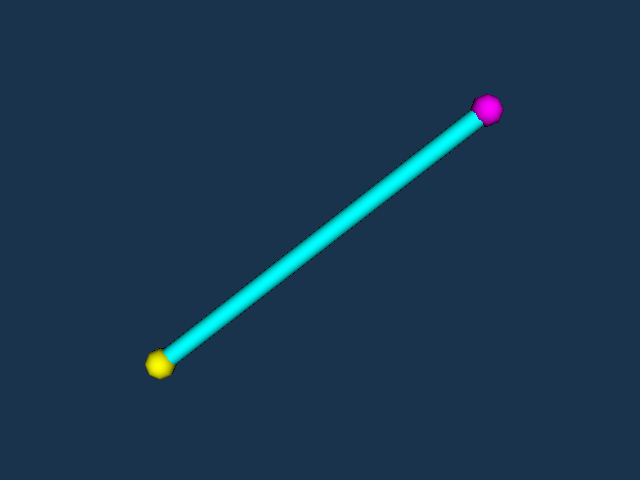

Reproduce this figure in Python.
#!/usr/bin/env python

# Orient a cylinder between two random points, marking each endpoint with a
# sphere.  The cylinder (whose height vector is +y by default) is rotated,
# scaled, and translated using a user matrix built from an orthonormal basis.

# Factory overrides: importing these modules registers the OpenGL rendering
# and interaction style implementations for vtkRenderingCore factory classes.
import vtkmodules.vtkInteractionStyle  # noqa: F401
import vtkmodules.vtkRenderingOpenGL2  # noqa: F401
# VTK pipeline classes used in this example
from vtkmodules.vtkCommonCore import (
    vtkMath,
    vtkMinimalStandardRandomSequence,
)
from vtkmodules.vtkCommonMath import vtkMatrix4x4
from vtkmodules.vtkCommonTransforms import vtkTransform
from vtkmodules.vtkFiltersSources import (
    vtkCylinderSource,
    vtkSphereSource,
)
from vtkmodules.vtkRenderingCore import (
    vtkActor,
    vtkPolyDataMapper,
    vtkRenderWindow,
    vtkRenderWindowInteractor,
    vtkRenderer,
)

# Colors (normalized RGB)
cyan_rgb = (0.0, 1.0, 1.0)
yellow_rgb = (1.0, 1.0, 0.0)
magenta_rgb = (1.0, 0.0, 1.0)
background_rgb = (0.102, 0.2, 0.302)

# Source: create a cylinder (height vector is +y, centered at origin)
cylinder_source = vtkCylinderSource()
cylinder_source.SetResolution(15)

# Generate a random start and end point (seeded for reproducibility)
start_point = [0.0] * 3
end_point = [0.0] * 3
rng = vtkMinimalStandardRandomSequence()
rng.SetSeed(8775070)
for i in range(0, 3):
    rng.Next()
    start_point[i] = rng.GetRangeValue(-10, 10)
    rng.Next()
    end_point[i] = rng.GetRangeValue(-10, 10)

# Build an orthonormal basis so the cylinder can be rotated to span from
# start_point to end_point.  The basis vectors form a rotation matrix that
# is combined with additional transforms to handle the cylinder's +y default.
#
# Step 1 — X axis: the direction from start to end.
normalized_x = [0.0] * 3
normalized_y = [0.0] * 3
normalized_z = [0.0] * 3

vtkMath.Subtract(end_point, start_point, normalized_x)
length = vtkMath.Norm(normalized_x)
vtkMath.Normalize(normalized_x)

# Step 2 — Z axis: pick a random vector not parallel to X, compute Z = X × arbitrary.
arbitrary = [0.0] * 3
for i in range(0, 3):
    rng.Next()
    arbitrary[i] = rng.GetRangeValue(-10, 10)
vtkMath.Cross(normalized_x, arbitrary, normalized_z)
vtkMath.Normalize(normalized_z)

# Step 3 — Y axis: complete the right-handed basis with Y = Z × X.
vtkMath.Cross(normalized_z, normalized_x, normalized_y)

# Direction cosine matrix from the orthonormal basis
matrix = vtkMatrix4x4()
matrix.Identity()
matrix.SetElement(0, 0, normalized_x[0])
matrix.SetElement(1, 0, normalized_x[1])
matrix.SetElement(2, 0, normalized_x[2])
matrix.SetElement(0, 1, normalized_y[0])
matrix.SetElement(1, 1, normalized_y[1])
matrix.SetElement(2, 1, normalized_y[2])
matrix.SetElement(0, 2, normalized_z[0])
matrix.SetElement(1, 2, normalized_z[1])
matrix.SetElement(2, 2, normalized_z[2])

# Transform: translate to start, rotate via direction cosines, then rotate
# -90° about z to align the cylinder's +y height axis with the +x direction,
# scale the height to match the distance, and shift so the base sits at start.
transform = vtkTransform()
transform.Translate(start_point)
transform.Concatenate(matrix)
transform.RotateZ(-90.0)
transform.Scale(1.0, length, 1.0)
transform.Translate(0, 0.5, 0)

# Mapper and actor: oriented cylinder (using SetUserMatrix for efficiency)
cylinder_mapper = vtkPolyDataMapper()
cylinder_mapper.SetInputConnection(cylinder_source.GetOutputPort())

cylinder_actor = vtkActor()
cylinder_actor.SetMapper(cylinder_mapper)
cylinder_actor.SetUserMatrix(transform.GetMatrix())
cylinder_actor.GetProperty().SetColor(cyan_rgb)

# Mapper and actor: sphere at start point
start_sphere_source = vtkSphereSource()
start_sphere_source.SetCenter(start_point)
start_sphere_source.SetRadius(0.8)

start_sphere_mapper = vtkPolyDataMapper()
start_sphere_mapper.SetInputConnection(start_sphere_source.GetOutputPort())

start_sphere_actor = vtkActor()
start_sphere_actor.SetMapper(start_sphere_mapper)
start_sphere_actor.GetProperty().SetColor(yellow_rgb)

# Mapper and actor: sphere at end point
end_sphere_source = vtkSphereSource()
end_sphere_source.SetCenter(end_point)
end_sphere_source.SetRadius(0.8)

end_sphere_mapper = vtkPolyDataMapper()
end_sphere_mapper.SetInputConnection(end_sphere_source.GetOutputPort())

end_sphere_actor = vtkActor()
end_sphere_actor.SetMapper(end_sphere_mapper)
end_sphere_actor.GetProperty().SetColor(magenta_rgb)

# Renderer: assemble the scene
renderer = vtkRenderer()
renderer.AddActor(cylinder_actor)
renderer.AddActor(start_sphere_actor)
renderer.AddActor(end_sphere_actor)
renderer.SetBackground(background_rgb)

# Window
render_window = vtkRenderWindow()
render_window.AddRenderer(renderer)
render_window.SetWindowName("oriented cylinder")
render_window.SetMultiSamples(0)
render_window.SetSize(640, 480)

# Interactor
render_window_interactor = vtkRenderWindowInteractor()
render_window_interactor.SetRenderWindow(render_window)

# Scene: configure the camera
renderer.ResetCamera()

render_window_interactor.Initialize()
render_window_interactor.Start()
